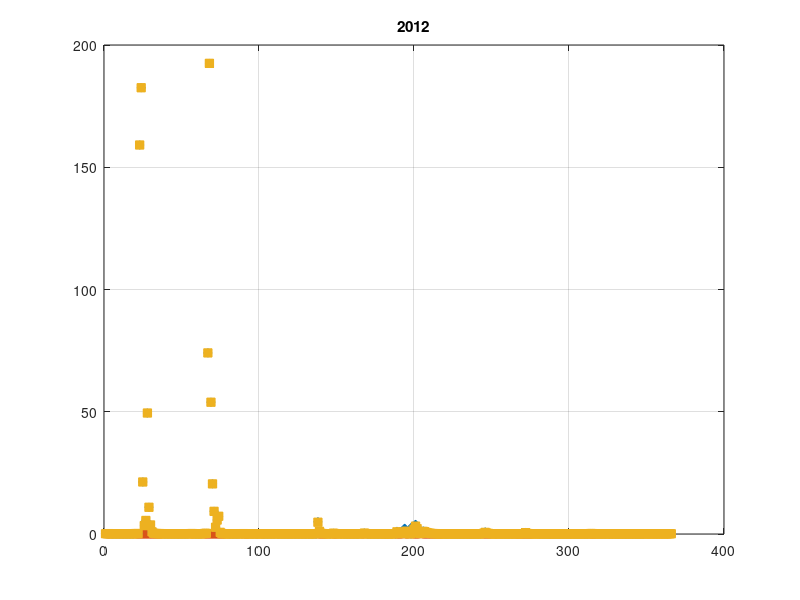
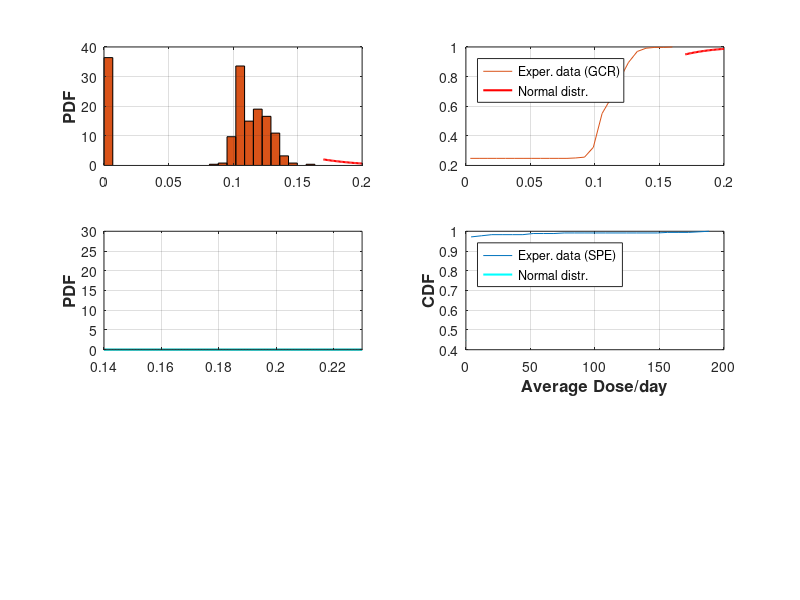

Write MATLAB code to recreate these figures, in order. (Note: this script raises an error after producing the figures.)
%Daniel Gomez and Hayley E. Bower, Purdue University
%Summer 2017
%Using CRaTER Data accessed from University of New Hampshire

%% Year 2012
clc, clear, close all
% Code colors (Do not worry about this!!!  I will explain you later)
b_d = [0       0.4471    0.7412];   r_d = [0.8510    0.3255    0.0980];
y_d = [0.9294  0.6941    0.1255];   k_d = [0.3137    0.3137    0.3137];
c_d = [0.3020  0.7451    0.9333];   cc_d = [0    0.7490    0.7490];
gr_d = [.7 .7 .7];    yd_d = [0.8  0.5    0];

% GCR
data_GCR = load('UNH2012GCR.txt'); %Bring in the 2012 CRaTER Data
DOY = data_GCR(:,3); %Day of Year
D1_2 = data_GCR(:,8); %Detectors 1&2 dose rates

jj=1;
for ii = DOY(1):DOY(end)
    [ind] = find(ii==DOY);
    if isempty(ind)~=1
    m_d = mean(D1_2(ind));
    st_d = std(D1_2(ind),1);
    mat(jj,:) = [ii length(ind) m_d st_d];
    else
        mat(jj,:) = [ii length(ind) 0 0];
    end
        jj = jj +1;
end

figure(1)
% One way to plot the MEAN and the STANDARD DEVIATION
% f1 = errorbar(mat(:,1),mat(:,3),mat(:,4),...
%     'color',gr_d,'linewidth',0.5,'marker','d','LineStyle','-','MarkerSize',5,'MarkerEdgeColor',r_d,'MarkerfaceColor',r_d); grid on, hold on
% set(gca,'xtick',[175:25:375],'ytick',[0.15:.01:.21],'fontweight','normal','fontsize',11,'box','on');
f1 = plot(mat(:,1),mat(:,3),'o','color',r_d,'MarkerSize',6,'MarkerfaceColor',r_d); hold on
title('2012')

figure(2)
subplot(3,2,1)
% hh = histogram(mat(2:end-1,3),24,'Normalization','pdf','FaceColor',r_d); hold on, grid on
n=length(mat(2:end-1,3));
[counts,centers] = hist(mat(2:end-1,3),24);
prob = counts/ (n * (centers(2)-centers(1)));
H = bar(centers,prob,'hist'); hold on, grid on
set(H,'facecolor',r_d);

mu = mean(mat(2:end-1,3));
sigma = std(mat(2:end-1,3),1);
xx = .17:0.001:.2;
% y = exp(-(y-mu).^2./(2*sigma^2))./(sigma*sqrt(2*pi));
y = pdf('normal',xx,mu,sigma);
plot(xx,y,'r','LineWidth',1.5)
ylabel('PDF','fontweight','bold','fontsize',12)
aa = title('2012','position',[0.2050 206.0440 -1.4211e-14]);

subplot(3,2,2)
count_sum = cumsum(prob);
plot(centers(1:end),count_sum/(count_sum(end)),'color',r_d), grid on, hold on
y = cdf('normal',xx,mu,sigma);
plot(xx,y,'r','LineWidth',1.5),  grid on
legend('Exper. data (GCR)','Normal distr.','location','northwest')

%==================================================
% SPE
clear DOY D1_2 mat  m_d st_d
data_SPE = load('UNH2012SPE.txt'); %Bring in the 2012 CRaTER Data
DOY = data_SPE(:,3); %Day of Year
D1_2 = data_SPE(:,8); %Detectors 1&2 dose rates

jj=1;
for ii = DOY(1):DOY(end)
    [ind] = find(ii==DOY);
    if isempty(ind)~=1
    m_d = mean(D1_2(ind));
    st_d = std(D1_2(ind),1);
    mat(jj,:) = [ii length(ind) m_d st_d];
    else
        mat(jj,:) = [ii length(ind) 0 0];
    end
        jj = jj +1;
end

figure(1);
% f2 = errorbar(mat(:,1),mat(:,3),mat(:,4),...
%     'color',gr_d,'linewidth',0.5,'marker','o','LineStyle','-','MarkerSize',5,'MarkerEdgeColor',b_d,'MarkerfaceColor',b_d); grid on, hold on
% set(gca,'xtick',[175:25:375],'ytick',[0.15:.01:.21],'fontweight','normal','fontsize',11,'box','on')
f2 = plot(mat(:,1),mat(:,3),'d','color',b_d,'MarkerSize',6,'MarkerfaceColor',b_d); grid on, hold on

figure(2)
subplot(3,2,3)
% hh = histogram(mat(2:end-1,3),20,'Normalization','pdf','FaceColor',b_d); hold on, grid on
n=length(mat(2:end-1,3));
[counts,centers] = hist(mat(2:end-1,3),24);
prob = counts/ (n * (centers(2)-centers(1)));
H = bar(centers,prob,'hist'); hold on, grid on
set(H,'facecolor',b_d);

mu = mean(mat(2:end-1,3));
sigma = std(mat(2:end-1,3),1);
xx = .14:0.001:.23;
% y = exp(-(y-mu).^2./(2*sigma^2))./(sigma*sqrt(2*pi));
y = pdf('normal',xx,mu,sigma);
plot(xx,y,'c','LineWidth',1.5)
ylabel('PDF','fontweight','bold','fontsize',12)
axis([ 0.14 .23 0 30])

subplot(3,2,4)
count_sum = cumsum(prob);
plot(centers(1:end),count_sum/(count_sum(end)),'color',b_d), grid on, hold on
y = cdf('normal',xx,mu,sigma);
plot(xx,y,'c','LineWidth',1.5),  grid on
ylabel('CDF','fontweight','bold','fontsize',12)
xlabel('Average Dose/day','fontweight','bold','fontsize',12)
legend('Exper. data (SPE)','Normal distr.','location','northwest')

%==================================================
% COMB
clear DOY D1_2 y xx mat m_d st_d

data_comb = load('UNH2012Comb.txt'); %Bring in the 2012 CRaTER Data
DOY = data_comb(:,3); %Day of Year
D1_2 = data_comb(:,8); %Detectors 1&2 dose rates

jj=1;
for ii = DOY(1):DOY(end)
    [ind] = find(ii==DOY);
    if isempty(ind)~=1
    m_d = mean(D1_2(ind));
    st_d = std(D1_2(ind),1);
    mat(jj,:) = [ii length(ind) m_d st_d];
    else
        mat(jj,:) = [ii length(ind) 0 0];
    end
        jj = jj +1;
end

figure(1)
% f3 = errorbar(mat(:,1),mat(:,3),mat(:,4),...
%     'color',gr_d,'linewidth',0.5,'marker','s','LineStyle','-','MarkerSize',5,'MarkerEdgeColor',yd_d,'MarkerfaceColor',y_d); grid on, hold on
% set(gca,'xtick',[175:25:375],'ytick',[0.15:.01:.21],'fontweight','normal','fontsize',11,'box','on')
f3 = plot(mat(:,1),mat(:,3),'s','color',y_d,'MarkerSize',6,'MarkerfaceColor',y_d); grid on, hold on
axis([])
title('2012')
xlabel('Day of the year','fontweight','bold','fontsize',12)
ylabel('Dose [cSv/day]','fontweight','bold','fontsize',12)

figure(2)
subplot(3,2,5)
% hh = histogram(mat(2:end-1,3),24,'Normalization','pdf','FaceColor',y_d); hold on, grid on
n=length(mat(2:end-1,3));
[counts,centers] = hist(mat(2:end-1,3),24);
prob = counts/ (n * (centers(2)-centers(1)));
H = bar(centers,prob,'hist'); hold on, grid on
set(H,'facecolor',y_d);

mu = mean(mat(2:end-1,3));
sigma = std(mat(2:end-1,3),1);
xx = .16:0.001:.19;
% y = exp(-(y-mu).^2./(2*sigma^2))./(sigma*sqrt(2*pi));
y = pdf('normal',xx,mu,sigma);
plot(xx,y,'LineWidth',1.5,'color',yd_d)
ylabel('PDF','fontweight','bold','fontsize',12)
xlabel('Average Dose/day','fontweight','bold','fontsize',12)

subplot(3,2,6)
count_sum = cumsum(prob);
plot(centers(1:end),count_sum/(count_sum(end)),'color',y_d), grid on, hold on
y = cdf('normal',xx,mu,sigma);
plot(xx,y,'LineWidth',1.5,'color',yd_d),  grid on
ylabel('CDF','fontweight','bold','fontsize',12)
xlabel('Average Dose/day','fontweight','bold','fontsize',12)
 aaa = legend('Exper. data (Comb)','Normal distr.','location','northwest');

legend([f1 f2 f3],'GCR','SPE','Comb')


% IMPORTANT:  This is the best way to save a figure as PDF in Matlab
% set(1,'PaperSize' ,[5.8 4.5],'PaperPositionMode','auto')
% print('-f1','-painters','Radiation_01','-dpdf')


print(1,'All_rad_2012', '-dpng', '-r900')
print(2,'Proba_rad_2012', '-dpng', '-r900')


